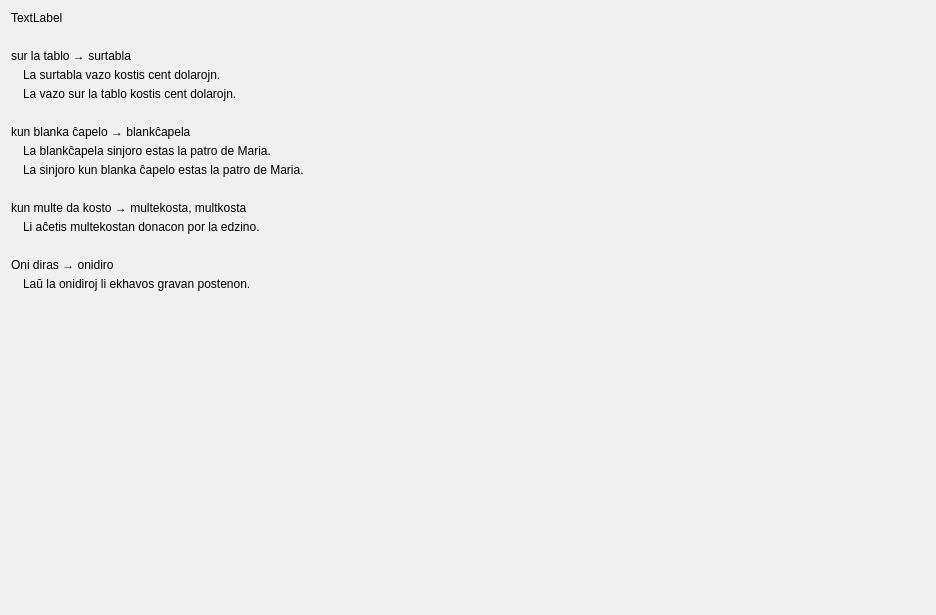
         <widget class="QWidget" name="scrollAreaWidgetContents_7">
          <property name="geometry">
           <rect>
            <x>0</x>
            <y>0</y>
            <width>936</width>
            <height>615</height>
           </rect>
          </property>
          <layout class="QVBoxLayout" name="verticalLayout_48">
           <property name="spacing">
            <number>24</number>
           </property>
           <item>
            <widget class="QLabel" name="Lec12_Label44">
             <property name="sizePolicy">
              <sizepolicy hsizetype="Preferred" vsizetype="Maximum">
               <horstretch>0</horstretch>
               <verstretch>0</verstretch>
              </sizepolicy>
             </property>
             <property name="text">
              <string>TextLabel</string>
             </property>
             <property name="wordWrap">
              <bool>true</bool>
             </property>
            </widget>
           </item>
           <item>
            <layout class="QVBoxLayout" name="verticalLayout_43">
             <property name="spacing">
              <number>5</number>
             </property>
             <item>
              <widget class="neklakebla_nova" name="pushButton_67">
               <property name="text">
                <string>sur la tablo → surtabla  </string>
               </property>
               <property name="wordWrap">
                <bool>true</bool>
               </property>
              </widget>
             </item>
             <item>
              <layout class="QHBoxLayout" name="horizontalLayout_91">
               <property name="spacing">
                <number>5</number>
               </property>
               <item>
                <widget class="label_sago_reversa" name="label_2">
                 <property name="sizePolicy">
                  <sizepolicy hsizetype="Maximum" vsizetype="Preferred">
                   <horstretch>0</horstretch>
                   <verstretch>0</verstretch>
                  </sizepolicy>
                 </property>
                 <property name="text">
                  <string/>
                 </property>
                 <property name="pixmap">
                  <pixmap resource="ikonoj.qrc">:/ikonoj/sago_revena.png</pixmap>
                 </property>
                </widget>
               </item>
               <item>
                <widget class="neklakebla_nova" name="pushButton_68">
                 <property name="text">
                  <string>La surtabla vazo kostis cent dolarojn.</string>
                 </property>
                 <property name="wordWrap">
                  <bool>true</bool>
                 </property>
                </widget>
               </item>
              </layout>
             </item>
             <item>
              <layout class="QHBoxLayout" name="horizontalLayout_89">
               <item>
                <widget class="QLabel" name="label_10">
                 <property name="sizePolicy">
                  <sizepolicy hsizetype="Maximum" vsizetype="Preferred">
                   <horstretch>0</horstretch>
                   <verstretch>0</verstretch>
                  </sizepolicy>
                 </property>
                 <property name="text">
                  <string/>
                 </property>
                 <property name="pixmap">
                  <pixmap resource="ikonoj.qrc">:/ikonoj/egala.png</pixmap>
                 </property>
                 <property name="tipo" stdset="0">
                  <string>egala</string>
                 </property>
                </widget>
               </item>
               <item>
                <widget class="neklakebla_nova" name="pushButton_77">
                 <property name="text">
                  <string>La vazo sur la tablo kostis cent dolarojn.</string>
                 </property>
                 <property name="wordWrap">
                  <bool>true</bool>
                 </property>
                </widget>
               </item>
              </layout>
             </item>
            </layout>
           </item>
           <item>
            <layout class="QVBoxLayout" name="verticalLayout_13">
             <property name="spacing">
              <number>5</number>
             </property>
             <item>
              <widget class="neklakebla_nova" name="pushButton_69">
               <property name="text">
                <string>kun blanka ĉapelo → blankĉapela </string>
               </property>
               <property name="wordWrap">
                <bool>true</bool>
               </property>
              </widget>
             </item>
             <item>
              <layout class="QHBoxLayout" name="horizontalLayout_87">
               <property name="spacing">
                <number>5</number>
               </property>
               <item>
                <widget class="label_sago_reversa" name="label_4">
                 <property name="sizePolicy">
                  <sizepolicy hsizetype="Maximum" vsizetype="Preferred">
                   <horstretch>0</horstretch>
                   <verstretch>0</verstretch>
                  </sizepolicy>
                 </property>
                 <property name="text">
                  <string/>
                 </property>
                 <property name="pixmap">
                  <pixmap resource="ikonoj.qrc">:/ikonoj/sago_revena.png</pixmap>
                 </property>
                </widget>
               </item>
               <item>
                <widget class="neklakebla_nova" name="pushButton_70">
                 <property name="text">
                  <string>La blankĉapela sinjoro estas la patro de Maria.</string>
                 </property>
                 <property name="wordWrap">
                  <bool>true</bool>
                 </property>
                </widget>
               </item>
              </layout>
             </item>
             <item>
              <layout class="QHBoxLayout" name="horizontalLayout_85">
               <property name="spacing">
                <number>5</number>
               </property>
               <item>
                <widget class="QLabel" name="label_5">
                 <property name="sizePolicy">
                  <sizepolicy hsizetype="Maximum" vsizetype="Preferred">
                   <horstretch>0</horstretch>
                   <verstretch>0</verstretch>
                  </sizepolicy>
                 </property>
                 <property name="text">
                  <string/>
                 </property>
                 <property name="pixmap">
                  <pixmap resource="ikonoj.qrc">:/ikonoj/egala.png</pixmap>
                 </property>
                 <property name="tipo" stdset="0">
                  <string>egala</string>
                 </property>
                </widget>
               </item>
               <item>
                <widget class="neklakebla_nova" name="pushButton_71">
                 <property name="text">
                  <string>La sinjoro kun blanka ĉapelo estas la patro de Maria.</string>
                 </property>
                 <property name="wordWrap">
                  <bool>true</bool>
                 </property>
                </widget>
               </item>
              </layout>
             </item>
            </layout>
           </item>
           <item>
            <layout class="QVBoxLayout" name="verticalLayout_12">
             <property name="spacing">
              <number>5</number>
             </property>
             <item>
              <widget class="neklakebla_nova" name="pushButton_72">
               <property name="text">
                <string>kun multe da kosto → multekosta, multkosta</string>
               </property>
               <property name="wordWrap">
                <bool>true</bool>
               </property>
              </widget>
             </item>
             <item>
              <layout class="QHBoxLayout" name="horizontalLayout_83">
               <property name="spacing">
                <number>5</number>
               </property>
               <item>
                <widget class="label_sago_reversa" name="label_8">
                 <property name="sizePolicy">
                  <sizepolicy hsizetype="Maximum" vsizetype="Preferred">
                   <horstretch>0</horstretch>
                   <verstretch>0</verstretch>
                  </sizepolicy>
                 </property>
                 <property name="text">
                  <string/>
                 </property>
                 <property name="pixmap">
                  <pixmap resource="ikonoj.qrc">:/ikonoj/sago_revena.png</pixmap>
                 </property>
                </widget>
               </item>
               <item>
                <widget class="neklakebla_nova" name="pushButton_73">
                 <property name="text">
                  <string>Li aĉetis multekostan donacon por la edzino.</string>
                 </property>
                 <property name="wordWrap">
                  <bool>true</bool>
                 </property>
                </widget>
               </item>
              </layout>
             </item>
            </layout>
           </item>
           <item>
            <layout class="QVBoxLayout" name="verticalLayout">
             <property name="spacing">
              <number>5</number>
             </property>
             <item>
              <widget class="neklakebla_nova" name="pushButton_74">
               <property name="text">
                <string>Oni diras → onidiro</string>
               </property>
               <property name="wordWrap">
                <bool>true</bool>
               </property>
              </widget>
             </item>
             <item>
              <layout class="QHBoxLayout" name="horizontalLayout_81">
               <property name="spacing">
                <number>5</number>
               </property>
               <item>
                <widget class="label_sago_reversa" name="label_9">
                 <property name="sizePolicy">
                  <sizepolicy hsizetype="Maximum" vsizetype="Preferred">
                   <horstretch>0</horstretch>
                   <verstretch>0</verstretch>
                  </sizepolicy>
                 </property>
                 <property name="text">
                  <string/>
                 </property>
                 <property name="pixmap">
                  <pixmap resource="ikonoj.qrc">:/ikonoj/sago_revena.png</pixmap>
                 </property>
                </widget>
               </item>
               <item>
                <widget class="neklakebla_nova" name="pushButton_75">
                 <property name="text">
                  <string>Laŭ la onidiroj li ekhavos gravan postenon.</string>
                 </property>
                 <property name="wordWrap">
                  <bool>true</bool>
                 </property>
                </widget>
               </item>
              </layout>
             </item>
            </layout>
           </item>
           <item>
            <spacer name="verticalSpacer_8">
             <property name="orientation">
              <enum>Qt::Vertical</enum>
             </property>
             <property name="sizeHint" stdset="0">
              <size>
               <width>20</width>
               <height>40</height>
              </size>
             </property>
            </spacer>
           </item>
          </layout>
         </widget>
